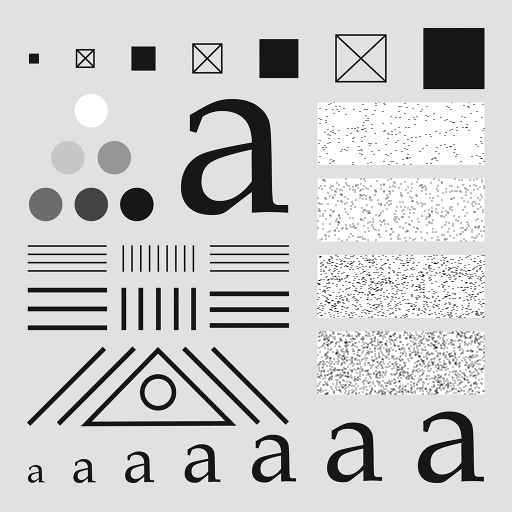
#> input picture Problem3/testpattern1024.tif, 1024 x 1024 px (shown at 1/2 size)
$ python main.py
#> lines starting #> are read from the running program, lines starting #| are printed output that depends on the picture; after the words box and inside, x2 and y2 are one past the last pixel; in counts of white or black regions, pixels touching at a corner belong together
import cv2 as cv
import numpy as np
import os

class Solution(object):
    """
    gaussian based lpf
    """
    def __init__(self, img_path):
#> called with img_path = './testpattern1024.tif'
        super(Solution).__init__()
        self.img = cv.imread(img_path)
#> self.img is the input picture: shape (1024, 1024, 3); min 0, max 255, mean 204.4
        self.h, self.w = self.img.shape[:2]
#> self.h = 1024; self.w = 1024

    def gaussian_filters(self, img, kernel_size, sigma):
#> called with kernel_size = 131, sigma = 30
        img_GaussianBlur=cv.GaussianBlur(img, (kernel_size, kernel_size), sigma)
        return img_GaussianBlur

    def remain_largest_square(self):
        mask = 255 * np.ones((self.h, self.w, 3))
        negative = mask - self.img
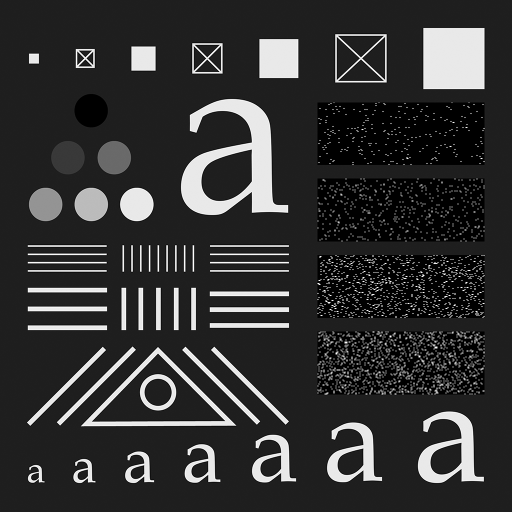
#> negative: shape (1024, 1024, 3) float64 (shown at 1/2 size); min 0, max 255, mean 50.6
        filtered = self.gaussian_filters(negative, 201, 50)
#> call 2 of gaussian_filters, with kernel_size = 201, sigma = 50
#> in gaussian_filters (call 2), `img_GaussianBlur=cv.GaussianBlur(img, (kernel_size, kernel_size), sigma)`:
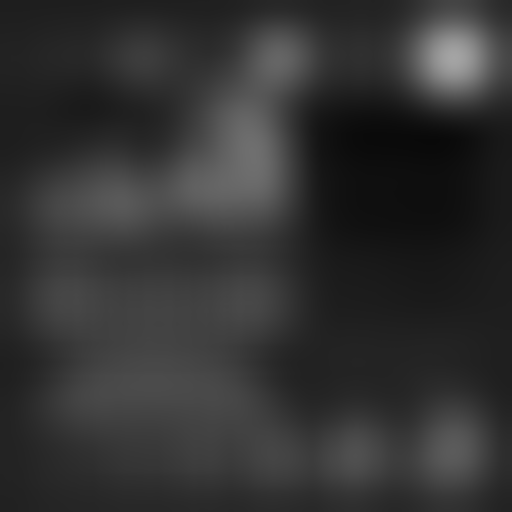
#> img_GaussianBlur: shape (1024, 1024, 3) float64 (shown at 1/2 size); min 9.67, max 164.2, mean 50.6
        cv.imwrite('./result_b_1.jpg', filtered)
        ret, thresh1 = cv.threshold(filtered, 127, 255, cv.THRESH_BINARY)
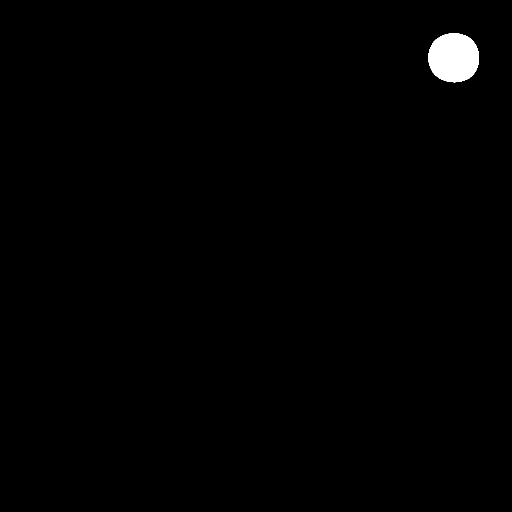
#> thresh1: shape (1024, 1024, 3) float64 (shown at 1/2 size); 0.76% white; 1 white region, box (x1, y1, x2, y2) and area: (857, 66, 958, 165) 8002
        out = mask - thresh1
        cv.imwrite('./result_b_2.jpg', out)
#> call 2 of __init__, with img_path = './checkerboard1024-shaded.tif'
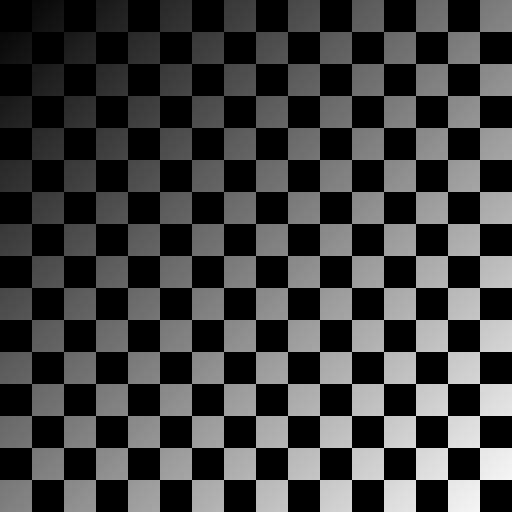
#> input picture Problem3/checkerboard1024-shaded.tif, 1024 x 1024 px (shown at 1/2 size)
#> in __init__, self.img is the input picture: shape (1024, 1024, 3); min 0, max 244, mean 63.1

    def checkerboard_shading(self):
        shade = self.gaussian_filters(self.img, 201, 50)
#> call 3 of gaussian_filters, with kernel_size = 201, sigma = 50
#> in gaussian_filters (call 3), `img_GaussianBlur=cv.GaussianBlur(img, (kernel_size, kernel_size), sigma)`:
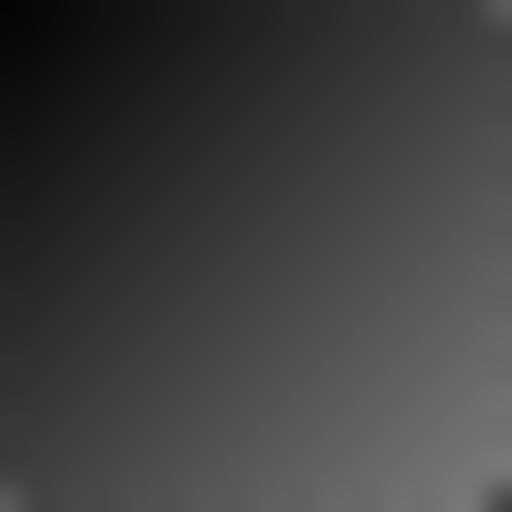
#> img_GaussianBlur: shape (1024, 1024, 3) (shown at 1/2 size); min 4, max 120, mean 63.1
        cv.imwrite('./result_c_shades.jpg', shade)
        out = (self.img / shade) * 255
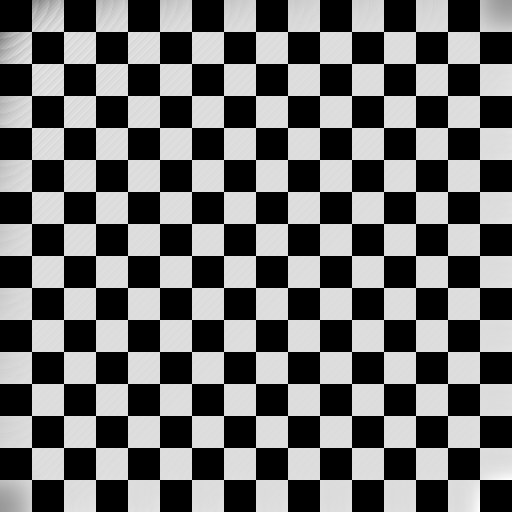
#> out: shape (1024, 1024, 3) float64 (shown at 1/2 size); min 0, max 587, mean 253; drawn with min black and max white
        cv.imwrite('./result_c_1.jpg', out)
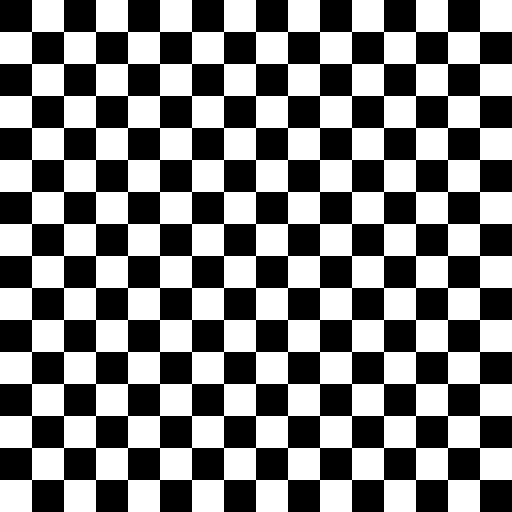
#> saved as result_c_1.jpg: shape (1024, 1024, 3) (shown at 1/2 size); 50% white; 1 white region, box (x1, y1, x2, y2) and area: (0, 0, 1024, 1024) 524288

if __name__ == "__main__":
    # solution to the sub-question a & b
    s = Solution('./testpattern1024.tif')
    img_1 = s.gaussian_filters(s.img, 131, 30)
    cv.imwrite('./result_a.jpg', img_1)
    s.remain_largest_square()

    # solution to the sub-question c
    s2 = Solution('./checkerboard1024-shaded.tif')
    s2.checkerboard_shading()
